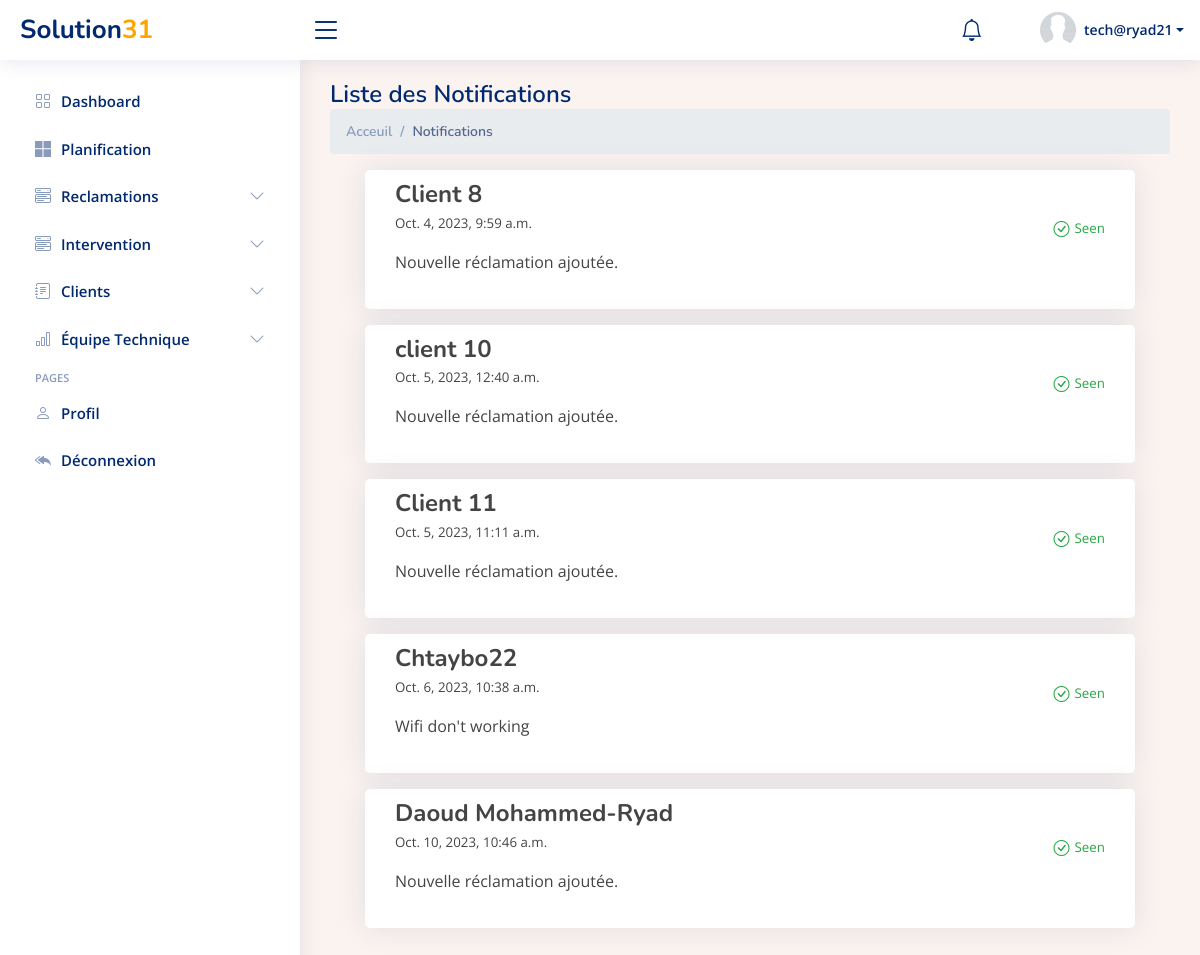
The app's page /notifications/ (signed in) with its own data.
### Dashboard/models.py (models this page shows, shortened)
class Notification(models.Model):
    username = models.CharField(max_length=255,null=True,blank=True)
    message = models.CharField(max_length=255)
    created_at = models.DateTimeField(auto_now_add=True)
    is_read = models.BooleanField(default=False)

### Dashboard/views.py (the view)
# urls.py: path('notifications/',notifications ,name='notifications'),
def notifications(request):
    notifications= Notification.objects.all()
    return render(request, 'Dashboard/notifications.html',{'notifications':notifications})

### Dashboard/templates/Dashboard/notifications.html (shortened to what this page needs)
{% extends 'Dashboard/main.html' %}
{% block content %}
  <main id="main" class="main">
    <div class="pagetitle">
      <h1>Liste des Notifications</h1>
      <nav>
        <ol class="breadcrumb">
          <li class="breadcrumb-item"><a href="index.html">Acceuil</a></li>
          <li class="breadcrumb-item active">Notifications</li>
        </ol>
      </nav>
    </div>
    <section class="section dashboard">
    <div class="col-12">
        <div class="card-body ">
          {% for notification in notifications %}
              <div class="card mb-3">
                <div class="card-body">
                <li class="notification-item">
                  <div class="notification-content">
                    <h4 class="username">{{notification.username}}</h4>
                    <p class="created-at">{{notification.created_at}}</p>
                    <p class="message">{{notification.message}}</p>
                  </div>
                  <div class="notification-seen">
                    <i class="bi bi-check-circle text-success"></i>
                    <span class="seen-text">Seen</span>
                  </div>
                </li>
               </div>
              </div>
          {% endfor %}
         </div>
        </div>
    </section>
  </main>
{% endblock content %}

### Dashboard/templates/Dashboard/main.html (shortened to what this page needs)
{% load static %}
<html lang="en">
<head>
  <link href="{% static 'Dashboard/assets/css/main.css' %}" rel="stylesheet" />
  <link href="{% static 'Dashboard/assets/vendor/bootstrap/css/bootstrap.min.css' %}" rel="stylesheet">
  <link href="{% static 'Dashboard/assets/vendor/bootstrap-icons/bootstrap-icons.css' %}" rel="stylesheet">
  <link href="{% static 'Dashboard/assets/vendor/boxicons/css/boxicons.min.css' %}" rel="stylesheet">
  <link href="{% static 'Dashboard/assets/vendor/quill/quill.snow.css' %}" rel="stylesheet">
  <link href="{% static 'Dashboard/assets/vendor/quill/quill.bubble.css' %}" rel="stylesheet">
  <link href="{% static 'Dashboard/assets/vendor/remixicon/remixicon.css' %}" rel="stylesheet">
  <link href="{% static 'Dashboard/assets/vendor/simple-datatables/style.css' %}" rel="stylesheet">
  <link href="https://maxcdn.bootstrapcdn.com/bootstrap/4.5.2/css/bootstrap.min.css" rel="stylesheet">
  <link href="{% static 'Dashboard/assets/css/style.css' %}" rel="stylesheet">
</head>
<body style="background-color: {% if request.user.is_superuser %}F9F5F6 {% else %}FAF3F0{% endif %};" >
  <header id="header" class="header fixed-top d-flex align-items-center">
    <div class="d-flex align-items-center justify-content-between">
      <a href="{% url  'index' %}" class="logo d-flex align-items-center">
        <span class="d-none d-lg-block">Solution</span>
                <span class="d-none d-lg-block" style="color:orange;">31</span>
      </a>
      <i class="bi bi-list toggle-sidebar-btn"></i>
    </div>
    <nav class="header-nav ms-auto">
      <ul class="d-flex align-items-center">
        <li class="nav-item dropdown">
          <a class="nav-link nav-icon" href="#" data-bs-toggle="dropdown">
            <i class="bi bi-bell"></i>
          </a>
        </li>
        <li class="nav-item dropdown pe-3">
          <a class="nav-link nav-profile d-flex align-items-center pe-0" href="#" data-bs-toggle="dropdown">
            <img src="{% static 'Dashboard/assets/img/profile.jpg' %}" alt="Profile" class="rounded-circle">
            <span class="d-none d-md-block dropdown-toggle ps-2">{{request.user}}</span>
          </a>
        </li>
      </ul>
    </nav>
  </header>
  <aside id="sidebar" class="sidebar">
    <ul class="sidebar-nav" id="sidebar-nav">
      <li class="nav-item">
        <a class="nav-link {% if current_path != 'index' %}collapsed{% endif %}"   href="{% url 'index'%}">
          <i class="bi bi-grid"></i>
          <span>Dashboard</span>
        </a>
      </li>
      <li class="nav-item">
        <a class="nav-link collapsed" href="{% url 'calendar'%}">
        <i class="bi bi-microsoft"></i>
          <span>Planification</span>
        </a>
      </li>
      <li class="nav-item">
        <a class="nav-link collapsed" data-bs-target="#componen-ts-nav" data-bs-toggle="collapse" href="#">
          <i class="bi bi-menu-button-wide"></i><span>Reclamations</span><i class="bi bi-chevron-down ms-auto"></i>
        </a>
      </li>
      <li class="nav-item">
        <a class="nav-link collapsed" data-bs-target="#components-nav" data-bs-toggle="collapse" href="#">
          <i class="bi bi-menu-button-wide"></i><span>Intervention</span><i class="bi bi-chevron-down ms-auto"></i>
        </a>
      </li>
      <li class="nav-item">
        <a class="nav-link collapsed" data-bs-target="#forms-nav" data-bs-toggle="collapse" href="#">
          <i class="bi bi-journal-text"></i><span>Clients</span><i class="bi bi-chevron-down ms-auto"></i>
        </a>
      </li>
      <li class="nav-item">
        <a class="nav-link collapsed" data-bs-target="#charts-nav" data-bs-toggle="collapse" href="#">
          <i class="bi bi-bar-chart"></i><span>Équipe Technique</span><i class="bi bi-chevron-down ms-auto"></i>
        </a>
      </li>
      <li class="nav-heading">Pages</li>
      <li class="nav-item">
        <a class="nav-link collapsed" href="{% url 'users_profile' %}">
          <i class="bi bi-person"></i>
          <span>Profil</span>
        </a>
      </li>
      <li class="nav-item">
        <a class="nav-link collapsed" href="{% url 'logout' %}">
          <i class="bi bi-reply-all-fill"></i>
          <span>Déconnexion</span>
        </a>
      </li>
    </ul>
  </aside>
  {% block content %}
  {% endblock content %}
</body>
</html>

### Dashboard/static/Dashboard/assets/css/main.css (style rules this page uses)
:root { --fc-daygrid-event-dot-width: 8px; }
:root { --fc-list-event-dot-width: 10px; --fc-list-event-hover-bg-color: #f5f5f5; }

### Dashboard/static/Dashboard/assets/css/style.css (style rules this page uses)
:root { scroll-behavior: smooth; }
body { font-family: "Open Sans", sans-serif; background: #f6f9ff; color: #444444; }
a { color: #4154f1; text-decoration: none; }
h1, h2, h3, h4, h5, h6 { font-family: "Nunito", sans-serif; }
#main { margin-top: 60px; padding: 20px 30px; transition: all 0.3s; }
.pagetitle { margin-bottom: 10px; }
.pagetitle h1 { font-size: 24px; margin-bottom: 0; font-weight: 600; color: #012970; }
.card { margin-bottom: 30px; border: none; border-radius: 5px; box-shadow: 0px 0 30px rgba(1, 41, 112, 0.1); }
.card-body { padding: 0 20px 20px 20px; }
.breadcrumb { font-size: 14px; font-family: "Nunito", sans-serif; color: #899bbd; font-weight: 600; }
.breadcrumb a { color: #899bbd; transition: 0.3s; }
.breadcrumb .breadcrumb-item::before { color: #899bbd; }
.breadcrumb .active { color: #51678f; font-weight: 600; }
.logo { line-height: 1; }
@media (min-width: 1200px) { .logo { width: 280px; } }
.logo span { font-size: 26px; font-weight: 700; color: #012970; font-family: "Nunito", sans-serif; }
.header { transition: all 0.5s; z-index: 997; height: 60px; box-shadow: 0px 2px 20px rgba(1, 41, 112, 0.1); background-color: #fff; padding-left: 20px; }
.header .toggle-sidebar-btn { font-size: 32px; padding-left: 10px; cursor: pointer; color: #012970; }
.header-nav ul { list-style: none; }
.header-nav>ul { margin: 0; padding: 0; }
.header-nav .nav-icon { font-size: 22px; color: #012970; margin-right: 25px; position: relative; }
.header-nav .nav-profile { color: #012970; }
.header-nav .nav-profile img { max-height: 36px; }
.header-nav .nav-profile span { font-size: 14px; font-weight: 600; }
.sidebar { position: fixed; top: 60px; left: 0; bottom: 0; width: 300px; z-index: 996; transition: all 0.3s; padding: 20px; overflow-y: auto; scrollbar-width: thin; scrollbar-color: #aab7cf transparent; box-shadow: 0px 0px 20px rgba(1, 41, 112, 0.1); background-color: #fff; }
@media (min-width: 1200px) { #main, #footer { margin-left: 300px; } }
.sidebar-nav { padding: 0; margin: 0; list-style: none; }
.sidebar-nav li { padding: 0; margin: 0; list-style: none; }
.sidebar-nav .nav-item { margin-bottom: 5px; }
.sidebar-nav .nav-heading { font-size: 11px; text-transform: uppercase; color: #899bbd; font-weight: 600; margin: 10px 0 5px 15px; }
.sidebar-nav .nav-link { display: flex; align-items: center; font-size: 15px; font-weight: 600; color: #4154f1; transition: 0.3; background: #f6f9ff; padding: 10px 15px; border-radius: 4px; }
.sidebar-nav .nav-link i { font-size: 16px; margin-right: 10px; color: #4154f1; }
.sidebar-nav .nav-link.collapsed { color: #012970; background: #fff; }
.sidebar-nav .nav-link.collapsed i { color: #899bbd; }
.sidebar-nav .nav-link .bi-chevron-down { margin-right: 0; transition: transform 0.2s ease-in-out; }

### Dashboard/templates/Dashboard/notifications.html (style rules this page uses)
.notification-item { display: flex; justify-content: space-between; align-items: center; padding: 10px; }
.notification-content { flex-grow: 1; }
.username { font-weight: bold; margin-bottom: 5px; }
.message { margin-bottom: 5px; }
.created-at { font-size: smaller; }
.notification-seen { display: flex; align-items: center; }
.seen-text { font-size: smaller; margin-left: 5px; color: #28a745; }

### records on screen
Notification: username "Client 8", created_at "Oct. 4, 2023, 9:59 a.m.", message "Nouvelle réclamation ajoutée."
Notification: username "client 10", created_at "Oct. 5, 2023, 12:40 a.m.", message "Nouvelle réclamation ajoutée."
Notification: username "Client 11", created_at "Oct. 5, 2023, 11:11 a.m.", message "Nouvelle réclamation ajoutée."
Notification: username "Chtaybo22", created_at "Oct. 6, 2023, 10:38 a.m.", message "Wifi don't working"
Notification: username "Daoud Mohammed-Ryad", created_at "Oct. 10, 2023, 10:46 a.m.", message "Nouvelle réclamation ajoutée."

### other values on screen
{{ request.user }} "tech@ryad21"
